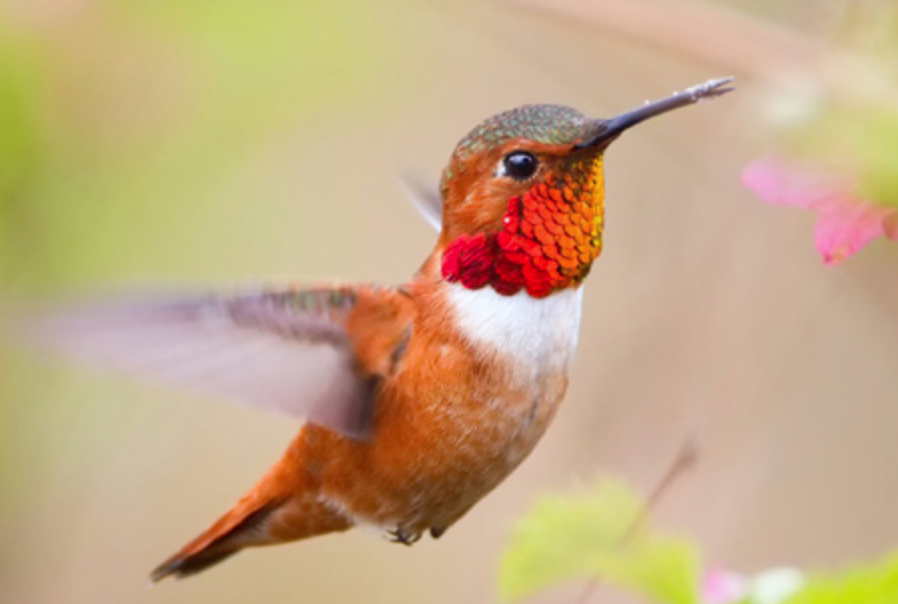
#> input picture _04Tensor_Photo/_01test/bird1.png, 898 x 604 px
$ python img_filter.py
#> lines starting #> are read from the running program, lines starting #| are printed output that depends on the picture
#coding=utf-8
import numpy as np
import matplotlib.pyplot as plt
# 显示窗体分区
ax1 = plt.subplot(2,2,1)
ax2 = plt.subplot(2,2,2)
ax3 = plt.subplot(2,2,3)
# 图像读取
img1 = plt.imread("bird1.png")
#> img1 is the input picture: shape (604, 898, 4) float32; mean R, G, B, A 0.775, 0.666, 0.523, 1
img2 = plt.imread("bird2.png")
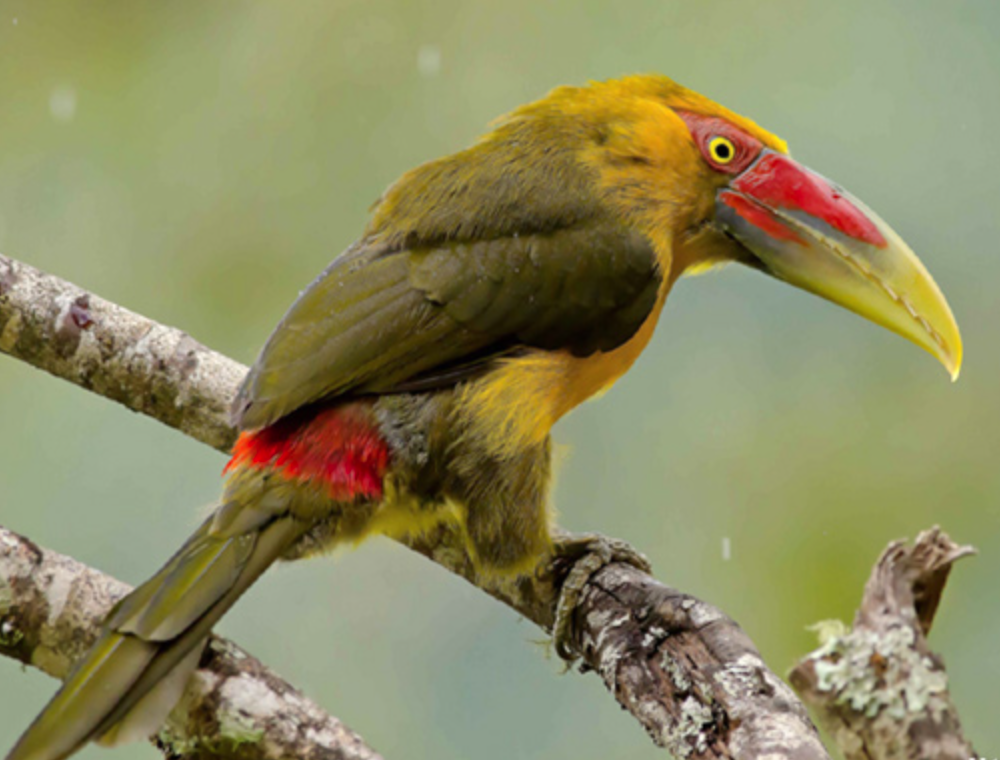
#> input picture _04Tensor_Photo/_01test/bird2.png, 1000 x 760 px
#> img2 is the input picture: shape (760, 1000, 4) float32; mean R, G, B, A 0.552, 0.54, 0.379, 1
# print(img1)
# print(img1.shape)
# img1[:,:,3] = 0.2
# 图像处理
# 核心数据
# kernel = [
#     [0,0,0,0,0],
#     [0, 0,0,0,0],
#     [-1,-1,2,0,0],
#     [0,0,0,0,0],
#     [0,0,0,0,0]
# ]

kernel = np.array([
    [1.0/16,1.0/8,1.0/16],
    [1.0 / 8, 1.0 / 4, 1.0 / 8],
    [1.0 / 16, 1.0 / 8, 1.0 / 16],
])

# 计算特征图像的大小
# 原图的大小
w = img1.shape[1]
#> w = 898
h = img1.shape[0]
#> h = 604
# 补边(补多大: kernel为3,补1, 5,补2)
padding_width = 1
# 分配新矩阵
nimg = np.zeros((img1.shape[0]+padding_width*2,img1.shape[1]+padding_width*2,4),dtype=np.float32)
# 拷贝数据
nimg[
    padding_width:padding_width+img1.shape[0],
    padding_width:padding_width+img1.shape[1],:
] = img1

# 卷积核的大小
# kw = 5
# kh = 5
kw = 3
kh = 3
# 步长
s = 1
# 分配特征图的空间
cw = (w - kw) + 1
#> cw = 896
ch = (h - kh) + 1
#> ch = 602
print(f"原图的大小:({w,h}),特征图大小({cw, ch})")
#| 原图的大小:((898, 604)),特征图大小((896, 602))
cimg = np.zeros((ch, cw, nimg.shape[2]),np.float32)
cimg[:,:,3] = 1
# 计算特征图的每个像素
for d in range(img1.shape[2]-1):
    for y in range(ch):
        for x in range(cw):
            # 计算每个像素的图像
            # 计算原图的区域，得到一个深度为4的矩阵
            subimg = nimg[y:y+kh,x:x+kw,d]
            # 做卷积运算
            cimg[y,x,d] =(subimg * kernel).sum() if (subimg* kernel).sum() > 0 else 0
            # print(cimg[y,x,d])

print(cimg)
#> (printed output is left out)

# 图像显示
plt.sca(ax1)
plt.imshow(img1)

plt.sca(ax2)
img2[:,:,2] = 0
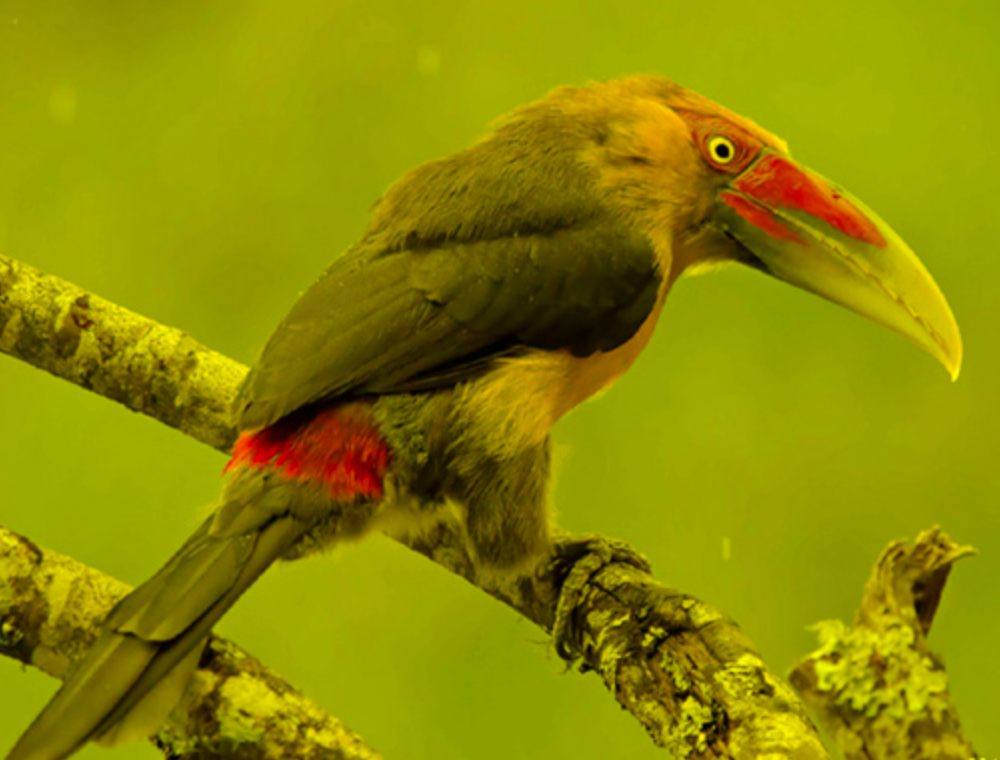
#> img2: shape (760, 1000, 4) float32; mean R, G, B, A 0.552, 0.54, 0, 1
# plt.imshow(img2[:,:,2])
plt.imshow(img2)

plt.sca(ax3)
plt.imshow(cimg)
plt.show()
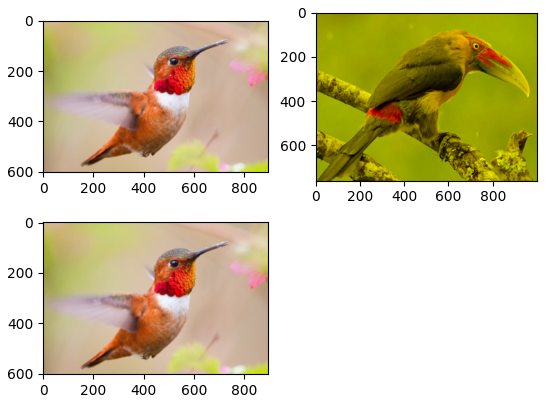
#> figure drawn by matplotlib, 3 panels
